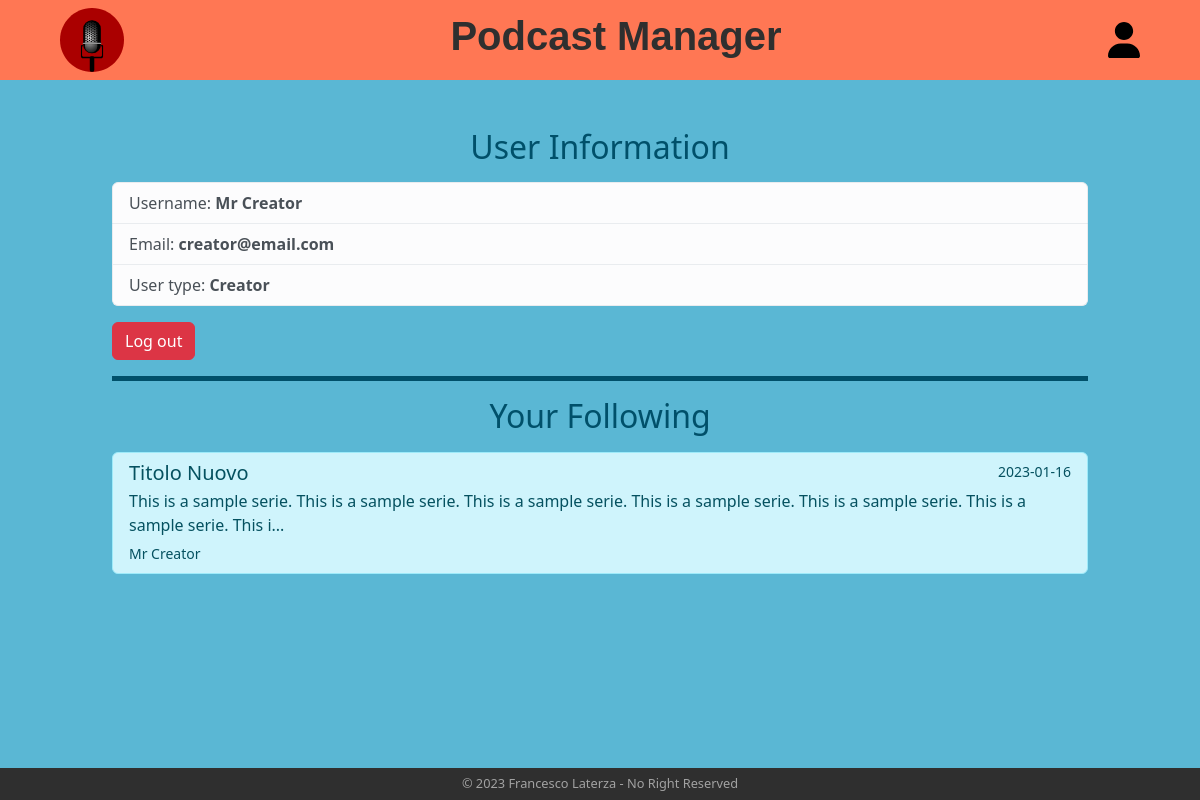
/profile (signed in), run on an earlier commit of the app's database.
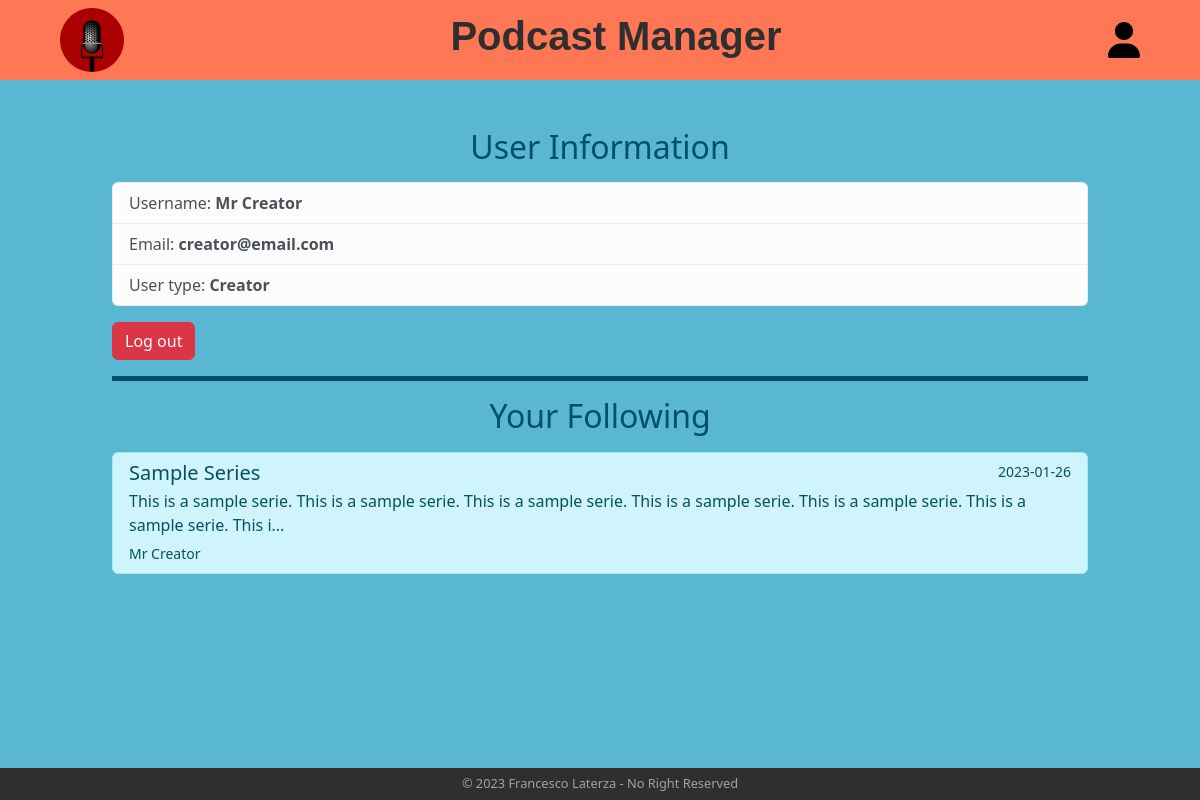
And on a later commit of the database.
### tables this page shows
CREATE TABLE "users" (
	"id"	INTEGER,
	"username"	TEXT NOT NULL,
	"email"	TEXT NOT NULL UNIQUE,
	"password"	TEXT NOT NULL,
	"is_creator"	INTEGER NOT NULL,
	PRIMARY KEY("id" AUTOINCREMENT)
);

CREATE TABLE "series" (
	"id"	INTEGER,
	"title"	TEXT NOT NULL,
	"category"	TEXT NOT NULL,
	"date"	TEXT NOT NULL,
	"text"	TEXT NOT NULL,
	"creator_id"	INTEGER NOT NULL,
	FOREIGN KEY("creator_id") REFERENCES "users"("id"),
	PRIMARY KEY("id" AUTOINCREMENT)
);

### app.py (the view)
@app.route("/profile")
@login_required
def profile():
    follows = follows_dao.get_follows(current_user.id)
    return render_template("profile.html", follows=follows, get_series_by_id=series_dao.get_series_by_id, get_creator=users_dao.get_user_username_by_id)

### app.py (called while the page is built)
@login_manager.user_loader
def load_user(id):
    user = users_dao.get_user_by_id(id)
    if user is not None:
        user_obj = User(user["id"], user["username"], user["email"], user["password"], user["is_creator"])
    else:
        user_obj = None
    return user_obj

### dao/follows_dao.py (called while the page is built)
def get_follows(user_id):
    conn = sqlite3.connect("db/series.db")
    conn.row_factory = sqlite3.Row
    cursor = conn.cursor()
    sql = "SELECT * FROM follows WHERE user_id = ?"
    cursor.execute(sql, (user_id, ))
    res = cursor.fetchall()
    cursor.close()
    conn.close()
    return res

### dao/series_dao.py (called while the page is built)
def get_series_by_id(id):
    conn = sqlite3.connect("db/series.db")
    conn.row_factory = sqlite3.Row
    cursor = conn.cursor()
    sql = "SELECT * FROM series WHERE id = ?"
    cursor.execute(sql, (id, ))
    res = cursor.fetchone()
    cursor.close()
    conn.close()
    return res

### dao/users_dao.py (called while the page is built)
def get_user_by_id(id):
    conn = sqlite3.connect("db/series.db")
    conn.row_factory = sqlite3.Row
    cursor = conn.cursor()
    sql = "SELECT * FROM users WHERE id = ?"
    cursor.execute(sql, (id, ))
    res = cursor.fetchone()
    cursor.close()
    conn.close()
    return res

def get_user_username_by_id(id):
    user = get_user_by_id(id)
    return user["username"]

### templates/profile.html (shortened to what this page needs)
{% extends "base.html" %}  {% block content%}
<main class="col-10 container height-main">
  <section class="mt-5 user-info">
    <h1 class="mb-3 follow-title text-center">User Information</h1>
    <ul class="list-group">
      <li class="list-group-item list-group-item-light">
        Username: <strong>{{ current_user.username }}</strong>
      </li>
      <li class="list-group-item list-group-item-light">
        Email: <strong>{{ current_user.email }}</strong>
      </li>
      <li class="list-group-item list-group-item-light">
        User type:
        <strong
          >{% if current_user.is_creator %}Creator{% else %}Listener{% endif
          %}</strong
        >
      </li>
    </ul>
    <a
      href="{{ url_for('logout') }}"
      class="btn btn-danger mt-3 mb-3 logout-btn"
      title="log out"
      >Log out</a
    >
  </section>
  <section>
    <h1 class="mt-3 mb-3 follow-title text-center">Your Following</h1>
    <div class="list-group">
      {% for follow in follows %}
      <a
        href="{{ url_for('series', series_id=follow.series_id) }}"
        class="list-group-item list-group-item-action list-group-item-info"
        title="series {{ get_series_by_id(follow.series_id).title }} page"
      >
        <div class="d-flex w-100 justify-content-between">
          <h5 class="mb-1">{{ get_series_by_id(follow.series_id).title }}</h5>
          <small>{{ get_series_by_id(follow.series_id).date }}</small>
        </div>
        <p class="mb-1">
          {{ get_series_by_id(follow.series_id).text[:150]+'...' }}
        </p>
        <small
          >{{ get_creator(get_series_by_id(follow.series_id).creator_id)
          }}</small
        >
      </a>
      {% endfor %}
    </div>
  </section>
</main>
{% endblock%}

### templates/base.html (shortened to what this page needs)
<!DOCTYPE html>
<html lang="en">
  <head>
    <link
      href="https://cdn.jsdelivr.net/npm/bootstrap@5.3.0-alpha1/dist/css/bootstrap.min.css"
      rel="stylesheet"
    />
    <link
      rel="stylesheet"
      href="{{ url_for('static', filename='style.css') }}"
    />
  </head>
  <body>
    <header>
      <div class="container-fluid mx-5 header-container">
        <a href="{{ url_for('home') }}" title="homepage">
          <img
            src="{{ url_for('static', filename='images/logo.svg') }}"
            alt="logo"
            class="logo-img"
          />
        </a>
        <a href="{{ url_for('home') }}" title="homepage">
          <h1>Podcast Manager</h1>
        </a>
        {% if current_user.is_authenticated %}
        <a href="{{ url_for('profile') }}" title="profile">
          <img
            src="{{ url_for('static', filename='images/user-icon.svg') }}"
            alt="login-icon"
            class="user-icon"
          />
        </a>
        {% endif %}
      </div>
    </header>
     {% block content %}{% endblock %}
    <footer class="copy-container">
      <p class="copy">© 2023 Francesco Laterza - No Right Reserved</p>
    </footer>
  </body>
</html>

### static/style.css (style rules this page uses)
body { font-family: "Segoe UI", Tahoma, Geneva, Verdana, sans-serif; background-color: #5ab7d4; }
header { height: 5rem; background-color: #ff7754; display: flex; align-items: center; }
.header-container { display: flex; justify-content: space-between; align-items: center; }
.logo-img { width: 4rem; }
header a { text-decoration: none; color: #2f2f2f; }
header h1 { font-family: "Trebuchet MS", "Lucida Sans Unicode", "Lucida Grande", "Lucida Sans", Arial, sans-serif; font-weight: bold; }
.user-icon { width: 2rem; }
main { min-height: calc(100vh - 7rem); }
.copy-container { height: 2rem; background-color: #2f2f2f; display: flex; justify-content: center; align-items: center; }
.copy { margin-bottom: 0; color: #a2a2a2; font-size: 0.8rem; }
.height-main { min-height: calc(100vh - 10rem); }
.user-info { border-bottom: 5px solid #00506a; }
.logout-btn { max-width: 10rem; }
.follow-title { color: #00506a; font-size: 2rem; }

What changed in the data, as far as the page shows it:
changed series: title "Titolo Nuovo" → "Sample Series"; date "2023-01-16" → "2023-01-26"
